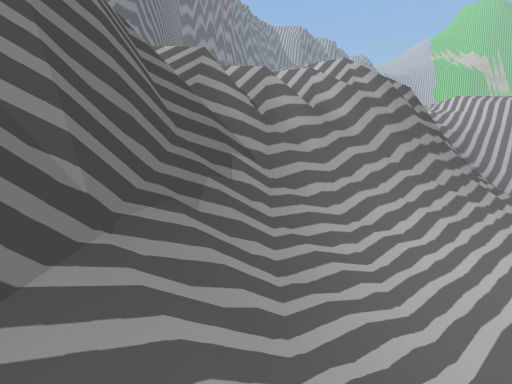
[1] (above)

23 first-person views from a walk through a Unity game level. The camera is 1.5 m above the floor, looks level and sees 70° across. The floor is counted in squares, 2 m on a side. Each view is taken from the middle of a square. On the plan, view 1 faces up. The plan holds only what a view shows up to about 11 squares ahead; the rest is blank. The place goes on beyond the plan.

[2]
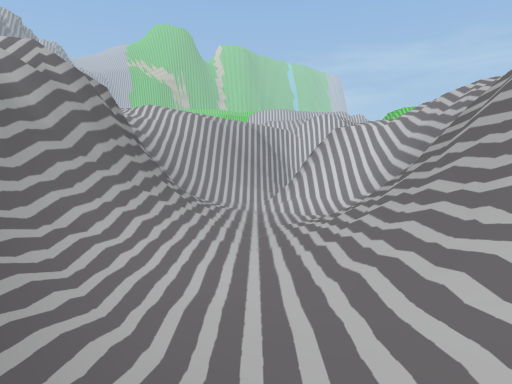

[3]
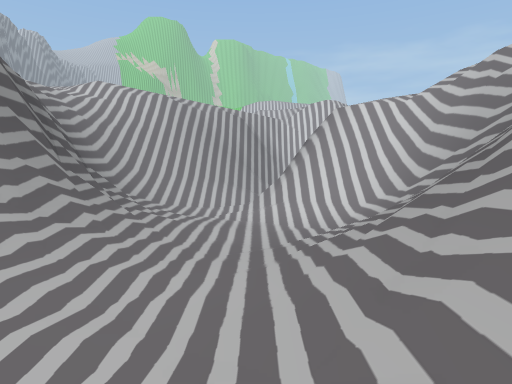

[4]
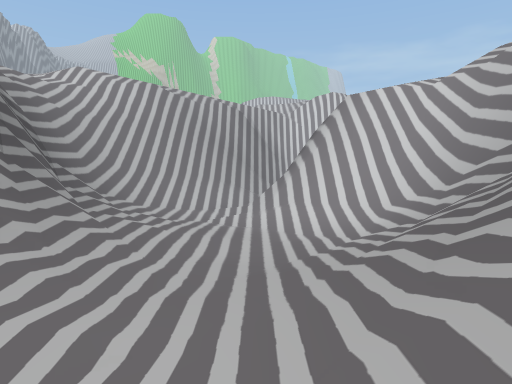

[5]
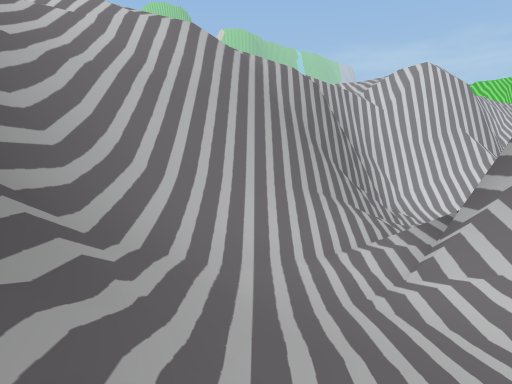

[6]
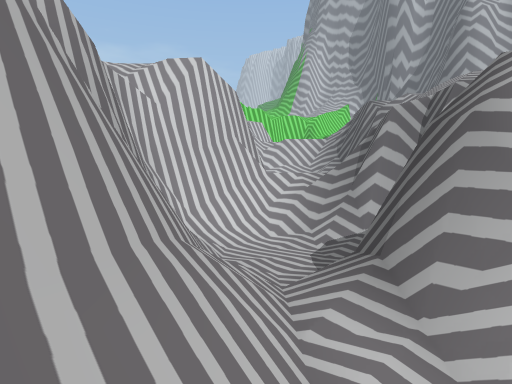

[7]
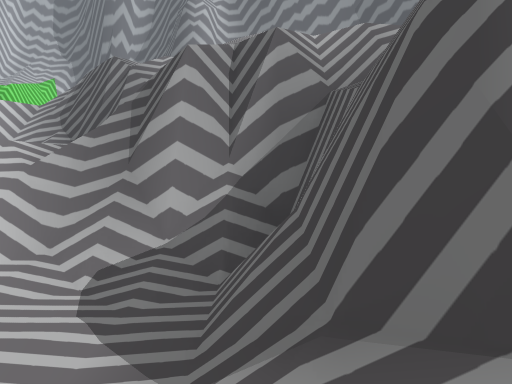

[8]
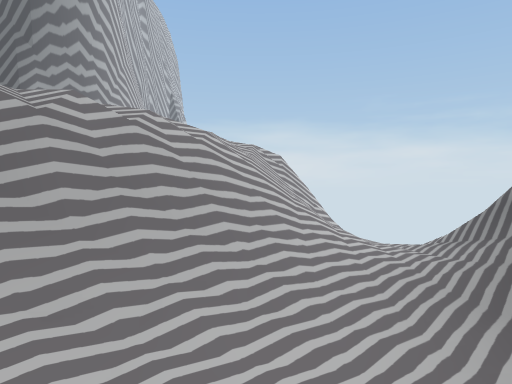

[9]
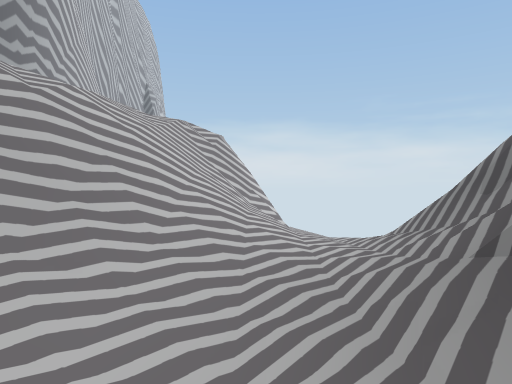

[10]
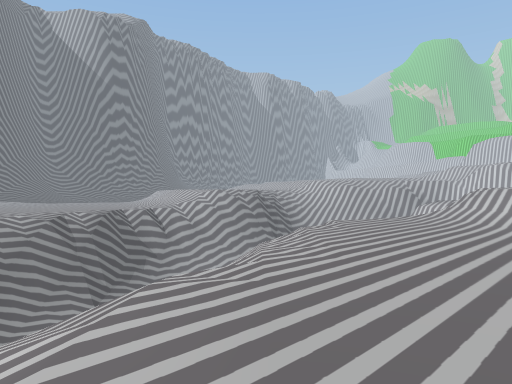

[11]
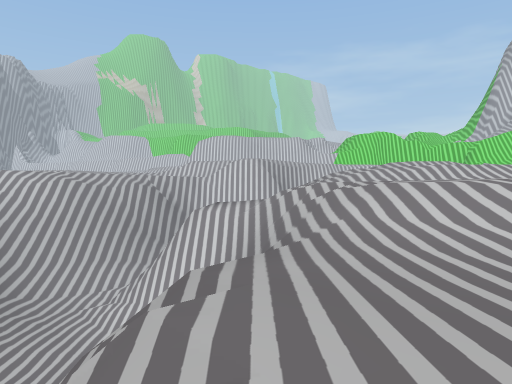

[12]
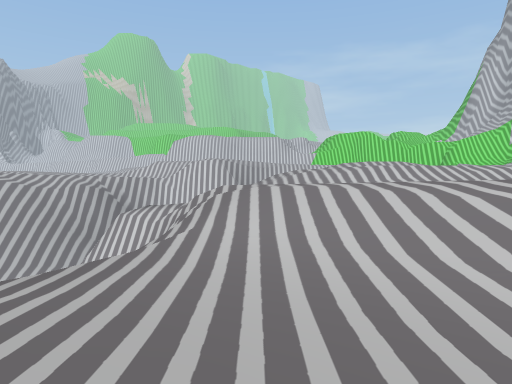

[13]
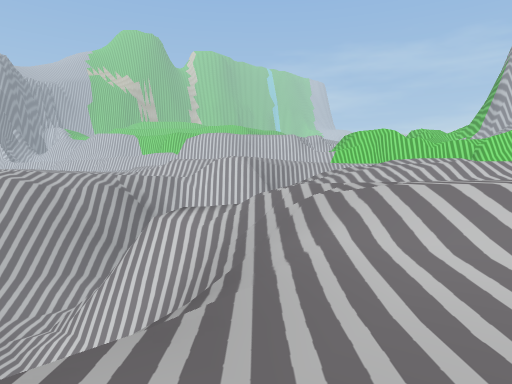

[14]
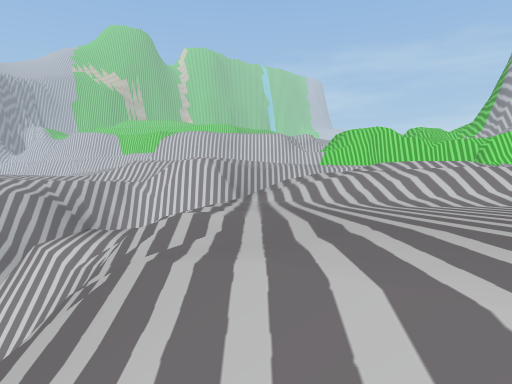

[15]
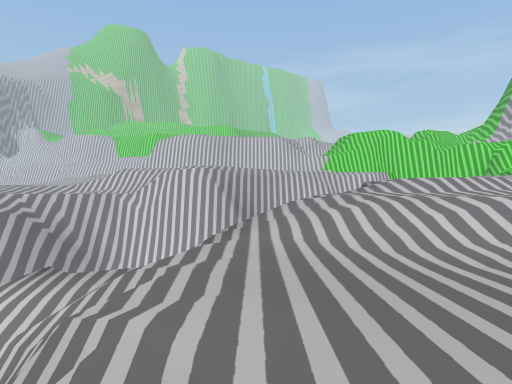

[16]
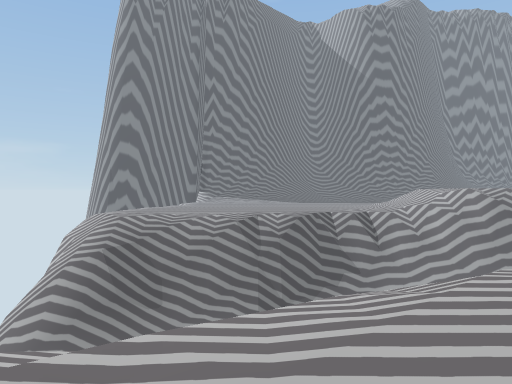

[17]
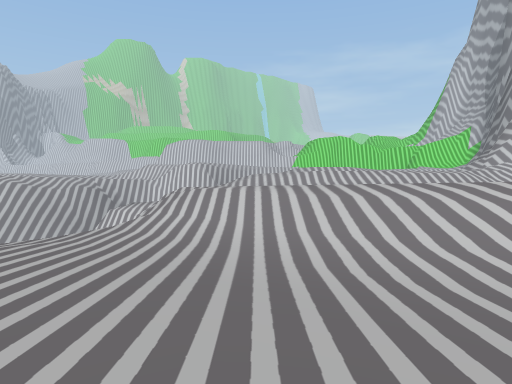

[18]
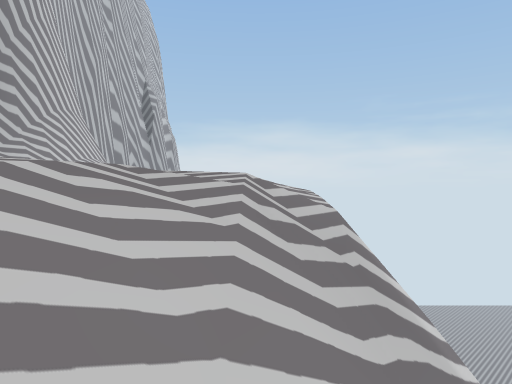

[19]
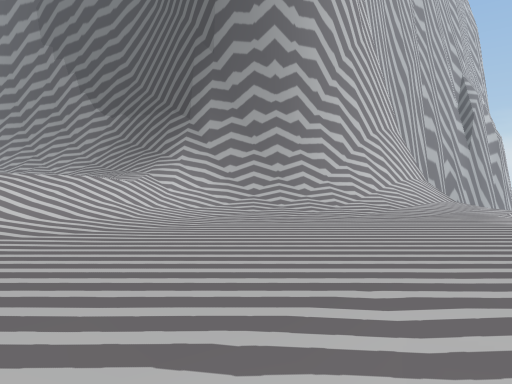

[20]
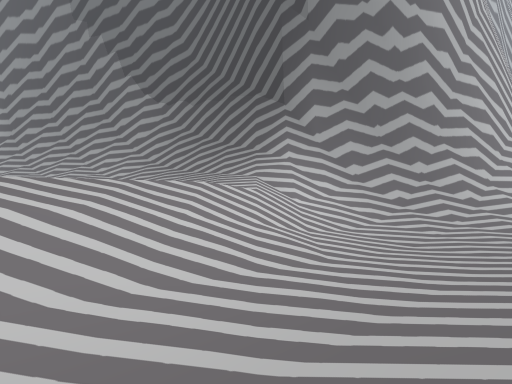

[21]
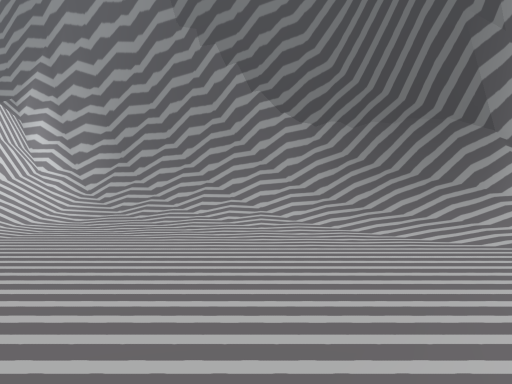

[22]
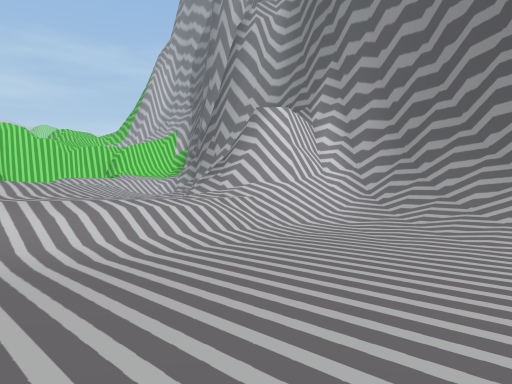

[23]
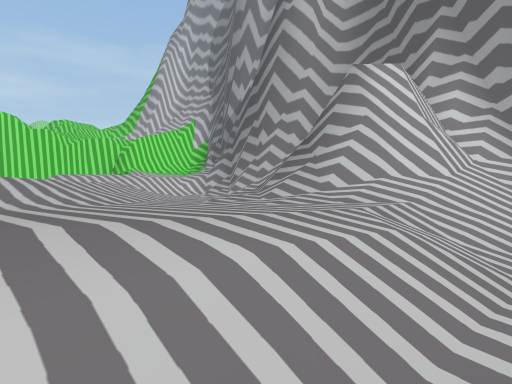

### Floor plan
Key: @ floor where view 1 was taken; # wall or solid block; x gap in a wall; . main floor; : floor 1.5 m higher than the main floor; + floor 2.25 m higher than the main floor; - floor 2.5 m lower than the main floor; * floor 3 m higher than the main floor; _ floor 5.75 m lower than the main floor; < floor 6.5 m lower than the main floor; / step, stairs or slope; = window, fence, low wall or low ledge; v drop or lower ground.
Columns run from 5 left of view 1 to 24 right of it. Each row starts with its distance up from view 1.
 15             /*         //
 14            :///////vvvv#/
 13            //vvvvvv####v
 12            v#######=//##v
 11           v#=//////___/##
 10          v##//<////___##-
  9          v##/<<#####_###-   ##
  8       /vv##/<<<##.v###v#  ##=v
  7       v###//<<<##.vvvv:   ###v
  6     .v##///<<<<##..=v//////*
  5     v#=///<<<//##///:/****
  4     ##//<<<////###::/+****
  3    /v//<<<//=/=#==:::/********
  2    v#/<<///##==//::::/********
  1  ./#=/<///## ///::::::/*******
  0  /##/@<//=v..../:::   //******
 -1 ./#=/<//==/..../::  :::/+****=
 -2 //v//</////..../:: :::::/+**=#
 -3 v/v/<<////...../:::::::::///##
 -4 vv=/<<////...../:::::::::://##
 -5     /<=x=/.....//:::::::::://#
 -6      /#v=......./:::::::://=##
 -7        v......../::::::///####
 -8        v........//:::///####
 -9        v......../////=####
-10          .......//######
-11           ...../#####
-12           v.../###
-13            .../##
-14            ../##

Positions as (right, up) in squares from view 1, and headings:
1: (0, 0), facing up
2: (0, 0), facing up-right
3: (3, 2), facing up-right
4: (4, 3), facing up-right
5: (6, 8), facing up-right
6: (8, 11), facing right
7: (12, 11), facing down-right
8: (3, 6), facing down
9: (1, 4), facing down
10: (4, -10), facing up
11: (5, -2), facing up-right
12: (7, -3), facing up-right
13: (7, -1), facing up-right
14: (10, 0), facing up-right
15: (11, 1), facing up-right
16: (6, -6), facing up-left
17: (6, -6), facing up-right
18: (3, -3), facing down
19: (4, -4), facing down-right
20: (8, -4), facing down-right
21: (12, -2), facing down-right
22: (13, -3), facing right
23: (17, -1), facing right
